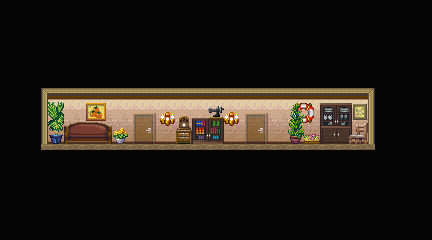

This is a level from a 2D game, rendered from its Tiled map with the project's own tilesets. A one-line summary and the map file follow, with tile-layer data summarised:
An orthogonal 27x15 tile map with 16x16 px tiles, 5 tile layers (Background, Tile Layer 4, HErherhe, Tile Layer 5, ...) and 10 objects (6x Event, 2x Target, 2x Light).

<map version="1.4" tiledversion="1.4.2" orientation="orthogonal" renderorder="right-down" width="27" height="15" tilewidth="16" tileheight="16" infinite="0" nextlayerid="7" nextobjectid="17">
 <tileset firstgid="1" source="Tilesets/Debug2d.tsx" />
 <layer id="1" name="Background" width="27" height="15">
  <properties>
   <property name="CheckPassability" type="bool" value="true" />
   <property name="z" value="1" />
  </properties>
  <data>[405 cells, 405 non-empty, 12 distinct tile ids]</data>
 </layer>
 <layer id="2" name="Tile Layer 4" width="27" height="15">
  <data>[405 cells, 19 non-empty, 18 distinct tile ids]</data>
 </layer>
 <layer id="3" name="HErherhe" width="27" height="15">
  <data>[405 cells, 19 non-empty, 19 distinct tile ids]</data>
 </layer>
 <layer id="4" name="Tile Layer 5" width="27" height="15">
  <data>[405 cells, 6 non-empty, 6 distinct tile ids]</data>
 </layer>
 <objectgroup id="5" name="Object Layer 1">
  <object id="4" name="door2" type="Target" x="144" y="128" width="16" height="16" />
  <object id="5" name="door1" type="Target" x="256" y="128" width="16" height="16" />
  <object id="6" name="tele" type="Event" x="240" y="144" width="32" height="16">
   <properties>
    <property name="onCollide" value="play('door'); targetTele('AAAAA', 'door1')" />
   </properties>
  </object>
  <object id="10" name="ArrowDown" type="Event" x="128" y="160" width="16" height="16">
   <properties>
    <property name="appearance" value="arrow" />
    <property name="face" value="SOUTH" />
    <property name="proximity" type="float" value="2" />
   </properties>
  </object>
  <object id="11" name="tele" type="Event" x="128" y="144" width="32" height="16">
   <properties>
    <property name="onCollide" value="play('door'); targetTele('BasicBitchTheSequel', 'door1')" />
   </properties>
  </object>
  <object id="12" name="WallLight" type="Light" x="224" y="112" width="16" height="16">
   <properties>
    <property name="lighting" value="wall" />
   </properties>
  </object>
  <object id="13" name="WallLight" type="Light" x="160" y="112" width="16" height="16">
   <properties>
    <property name="lighting" value="wall" />
   </properties>
  </object>
  <object id="14" name="ArrowDown" type="Event" x="144" y="160" width="16" height="16">
   <properties>
    <property name="appearance" value="arrow" />
    <property name="face" value="SOUTH" />
    <property name="proximity" type="float" value="2" />
   </properties>
  </object>
  <object id="15" name="ArrowDown" type="Event" x="240" y="160" width="16" height="16">
   <properties>
    <property name="appearance" value="arrow" />
    <property name="face" value="SOUTH" />
    <property name="proximity" type="float" value="2" />
   </properties>
  </object>
  <object id="16" name="ArrowDown" type="Event" x="256" y="160" width="16" height="16">
   <properties>
    <property name="appearance" value="arrow" />
    <property name="face" value="SOUTH" />
    <property name="proximity" type="float" value="2" />
   </properties>
  </object>
 </objectgroup>
 <layer id="6" name="Foreground" width="27" height="15" opacity="0.5">
  <data>[405 cells, 8 non-empty, 4 distinct tile ids]</data>
 </layer>
</map>
